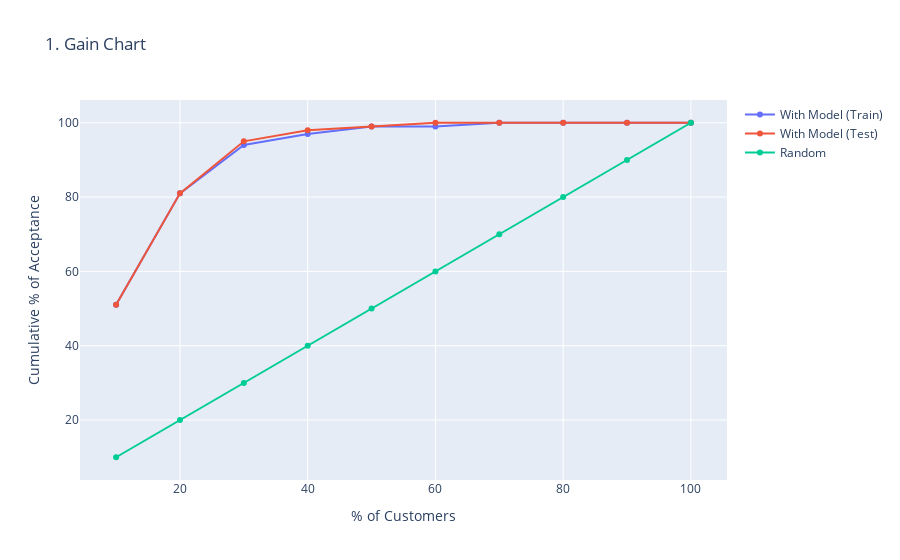

The notebook cell this image was saved under:
### Code cell
fig = go.Figure()
fig.add_trace(go.Scatter(x=result[result['data_type'] == 'train']['cum_perc_pop'], y=result[result['data_type'] == 'train']['cum_event_rate'],
                         mode='lines+markers', name='With Model (Train)'))

fig.add_trace(go.Scatter(x=result[result['data_type'] == 'test']['cum_perc_pop'], y=result[result['data_type'] == 'test']['cum_event_rate'],
                         mode='lines+markers', name='With Model (Test)'))


fig.add_trace(go.Scatter(x=result[result['data_type'] == 'test']['cum_perc_pop'], y=result[result['data_type'] == 'test']['cum_perc_pop'],
                         mode='lines+markers', name='Random'))

#fig.add_trace(go.Bar(x=result[result['data_type'] == 'test']['decile'],y=result[result['data_type'] == 'test']['lift_chart_lift'],name='samples'))

fig.update_layout(title='1. Gain Chart',
                   xaxis_title='% of Customers',
                   yaxis_title='Cumulative % of Acceptance')
fig.show()
gc.collect()

### Figure 1 — Plotly figure (JSON) as saved in the notebook; plotly's stock layout.template omitted (floating-point values rounded to 4 significant figures)
{"data": [{"mode": "lines+markers", "name": "With Model (Train)", "type": "scatter", "x": [10, 20, 30, 40, 50, 60, 70, 80, 90, 100], "y": [51, 81, 94, 97, 99, 99, 100, 100, 100, 100]}, {"mode": "lines+markers", "name": "With Model (Test)", "type": "scatter", "x": [10, 20, 30, 40, 50, 60, 70, 80, 90, 100], "y": [51, 81, 95, 98, 99, 100, 100, 100, 100, 100]}, {"mode": "lines+markers", "name": "Random", "type": "scatter", "x": [10, 20, 30, 40, 50, 60, 70, 80, 90, 100], "y": [10, 20, 30, 40, 50, 60, 70, 80, 90, 100]}], "layout": {"title": {"text": "1. Gain Chart"}, "xaxis": {"title": {"text": "% of Customers"}}, "yaxis": {"title": {"text": "Cumulative % of Acceptance"}}}}
